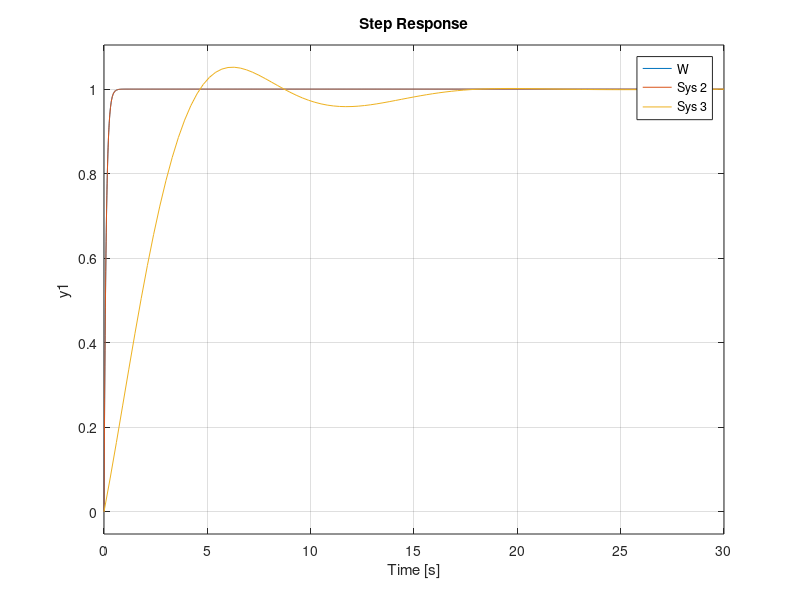

This figure's MATLAB source:
%-- 4/2/07  9:14 AM --%
tan(50*pi/180)/.667
P=tf(1,[1 0])
C=tf([1.8 1],[1 0])
bode(C*P)
K=1/bode(C*P,.667)
C=tf([1.8 1],[1 0])*K
bode(C*P)
bode(feedback(C*P,1))
step(feedback(C*P,1))
bode(feedback(C*P,1))
F=tf([1/.5 1],[1/.25 1])
bode(feedback(C*P,1),feedback(C*P,1)*F)
step(feedback(C*P,1),feedback(C*P,1)*F)
F2=tf([1/.5 1],[1/.15 1])
F3=tf([1/2 1],[1/.25 1])
bode(feedback(C*P,1)*F2,feedback(C*P,1)*F)
bode(feedback(C*P,1)*F3,feedback(C*P,1)*F)
W=tf(1,[1 1])
bode(W,feedback(C*P,1)*F)
bode(W,feedback(C*P,1))
F4=W/feedback(C*P,1)
bode(F4,feedback(C*P,1))
bode(W,feedback(C*P,1)*F4)
step(W,feedback(C*P,1)*F4)
step(W,feedback(C*P,1)*F4,feedback(C*P,1)*F)
W=tf(1,[.1 1])
F4=W/feedback(C*P,1)
bode(F4,feedback(C*P,1))
bode(W,feedback(C*P,1)*F4)
step(W,feedback(C*P,1)*F4,feedback(C*P,1)*F)